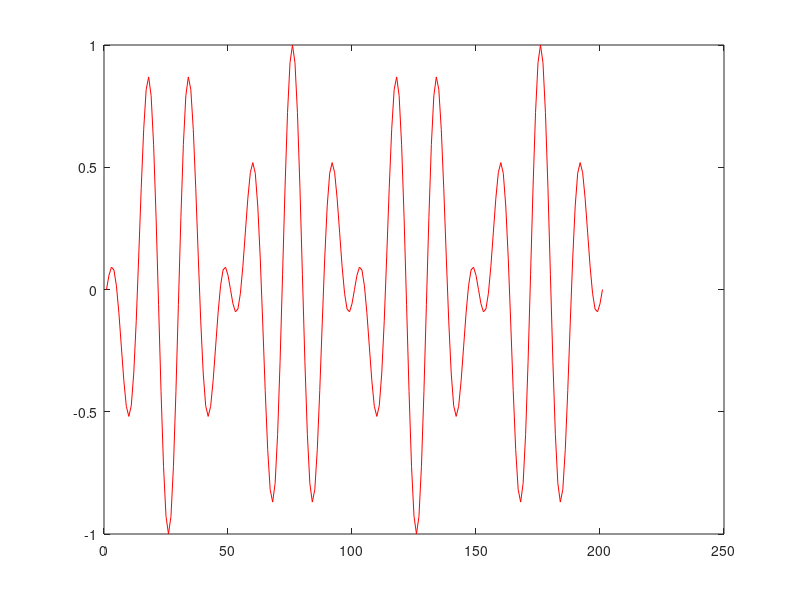

MATLAB code to generate this figure: (Note: this script raises an error after producing the figure.)
%addpath('c:\Users\Bojan Desktop\Dropbox\Documents\Work\_nDMP\');
dt = 0.01;
t = -1:dt:1;
y = sin(t*2*pi).*cos(6*t*2*pi);
plot(y,'r');

[RBF,yRBF] = Trj2RBF(y',dt,50);

hold on
plot(yRBF,'b:');
hold off
